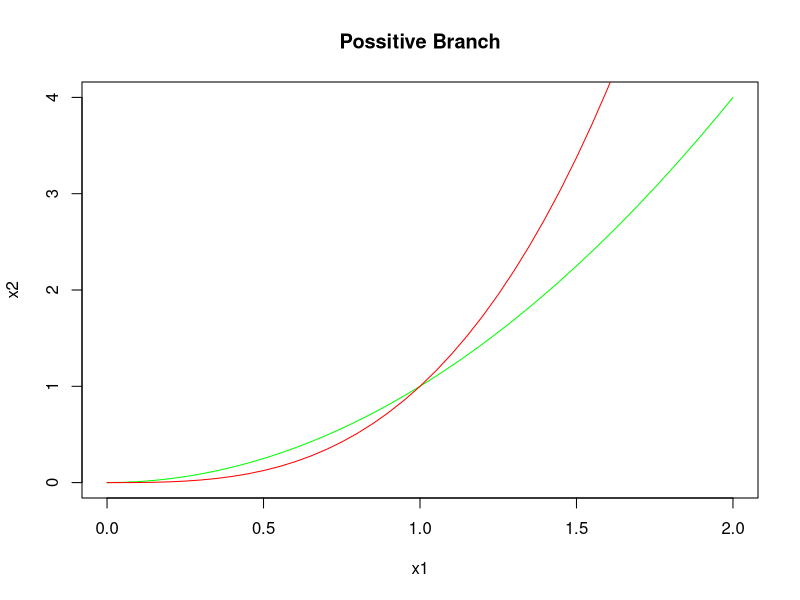
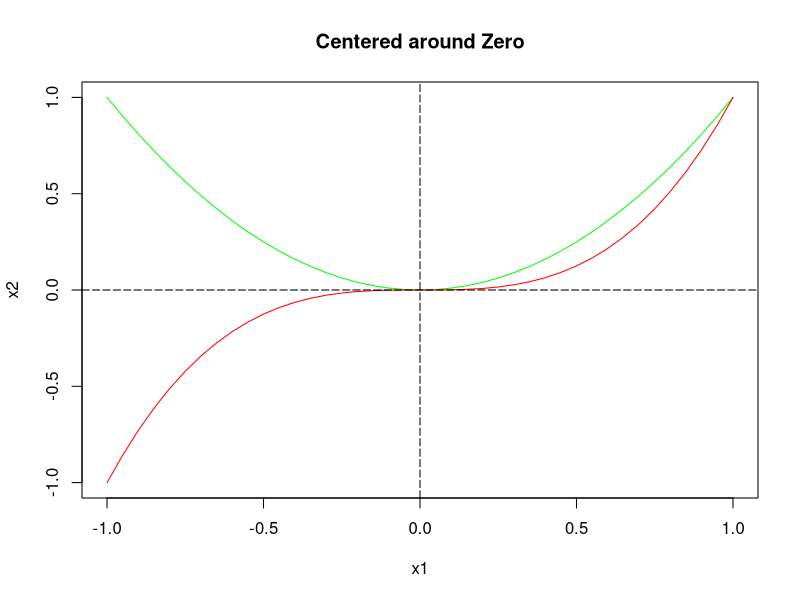

R code for these plots, in order:
rm(list=ls(all=TRUE))  # start clean

##
## Correlation between higher order polynoms
##

## Just positive branch
x1 <- seq(0,2,by=0.05)
x2 <- x1^2
x3 <- x1^3

plot(x2~x1, type="l", col="green", main="Possitive Branch")
lines(x3~x1, col="red")
cor(x2,x1)
cor(x3,x1)

## centered around zero
x1 <- seq(-1,1,by=0.05) # note shift of scale
x2 <- x1^2
x3 <- x1^3

plot(x2~x1, type="l", ylim=range(c(x2,x3)), col="green", main="Centered around Zero")
lines(x3~x1, col="red")
abline(v=0, h=0, lty=5)
cor(x2,x1)
cor(x3,x1)
